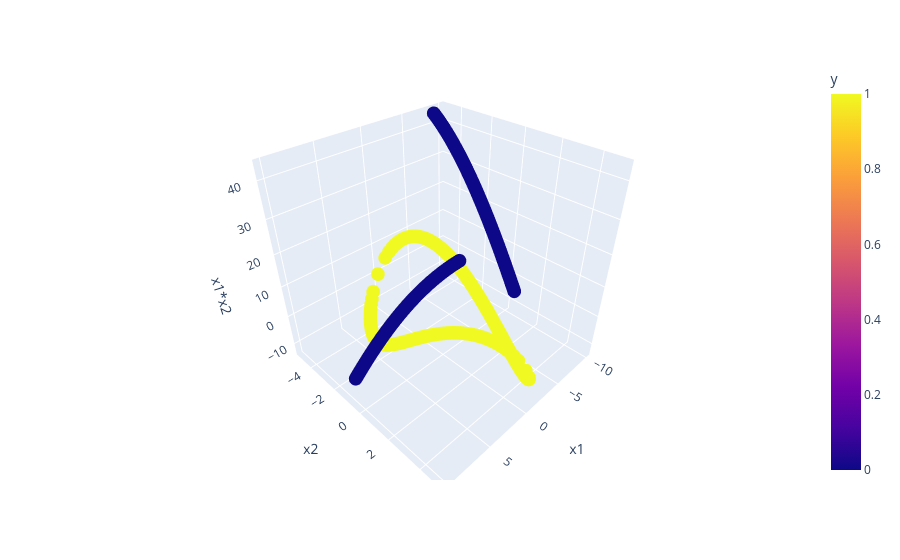

Here is the notebook cell this chart was saved with:
### Code cell
import plotly.express as px
fig = px.scatter_3d(df,x='x1',y='x2',z='x1*x2',color='y')
fig.show()

### Figure 1 — Plotly figure (JSON) as saved in the notebook; plotly's stock layout.template omitted (floating-point values rounded to 4 significant figures; data arrays with more than 128 entries replaced by an {"elided": "..."} marker saying what was removed)
{"data": [{"hovertemplate": "x1=%{x}<br>x2=%{y}<br>x1*x2=%{z}<br>y=%{marker.color}<extra></extra>", "legendgroup": "", "marker": {"color": {"elided": "400 int values"}, "coloraxis": "coloraxis", "symbol": "circle"}, "mode": "markers", "name": "", "scene": "scene", "showlegend": false, "type": "scatter3d", "x": {"elided": "400 float values"}, "y": {"elided": "400 float values"}, "z": {"elided": "400 float values"}}], "layout": {"coloraxis": {"colorbar": {"title": {"text": "y"}}, "colorscale": [[0, "#0d0887"], [0.1111, "#46039f"], [0.2222, "#7201a8"], [0.3333, "#9c179e"], [0.4444, "#bd3786"], [0.5556, "#d8576b"], [0.6667, "#ed7953"], [0.7778, "#fb9f3a"], [0.8889, "#fdca26"], [1, "#f0f921"]]}, "legend": {"tracegroupgap": 0}, "margin": {"t": 60}, "scene": {"domain": {"x": [0, 1], "y": [0, 1]}, "xaxis": {"title": {"text": "x1"}}, "yaxis": {"title": {"text": "x2"}}, "zaxis": {"title": {"text": "x1*x2"}}}}}
